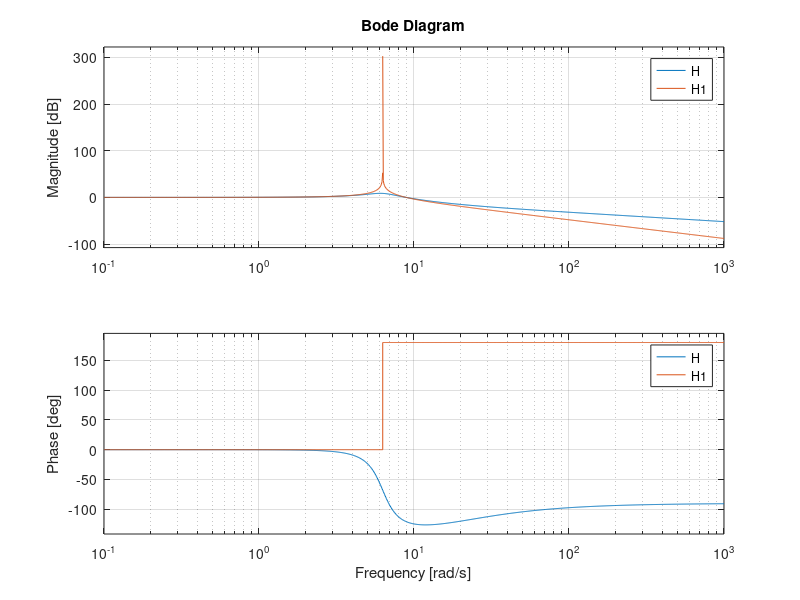
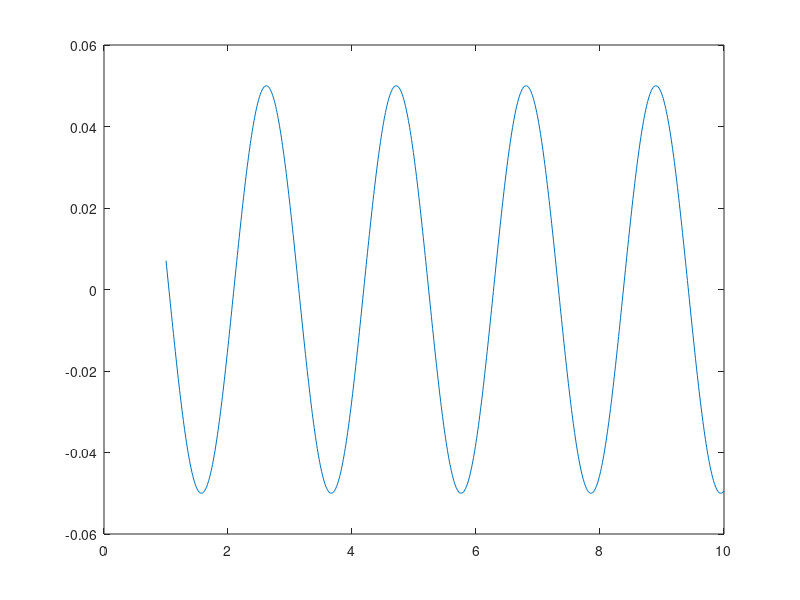
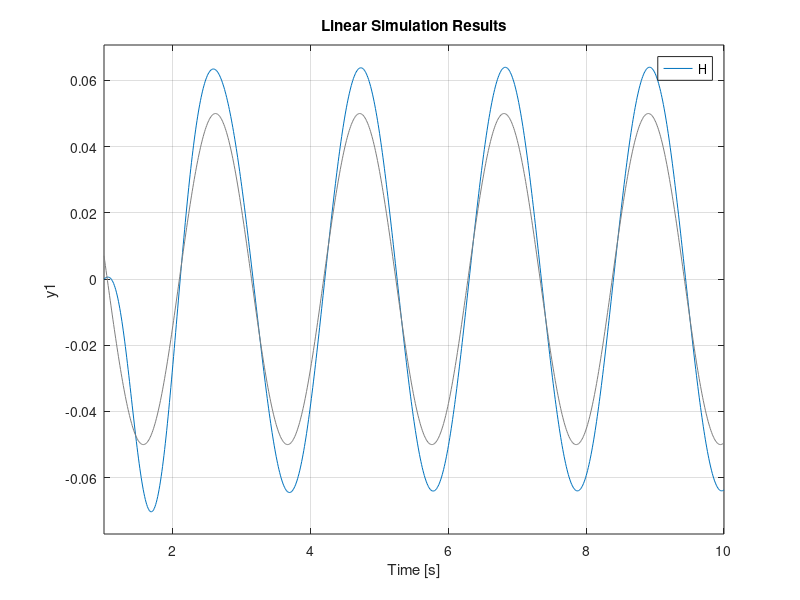
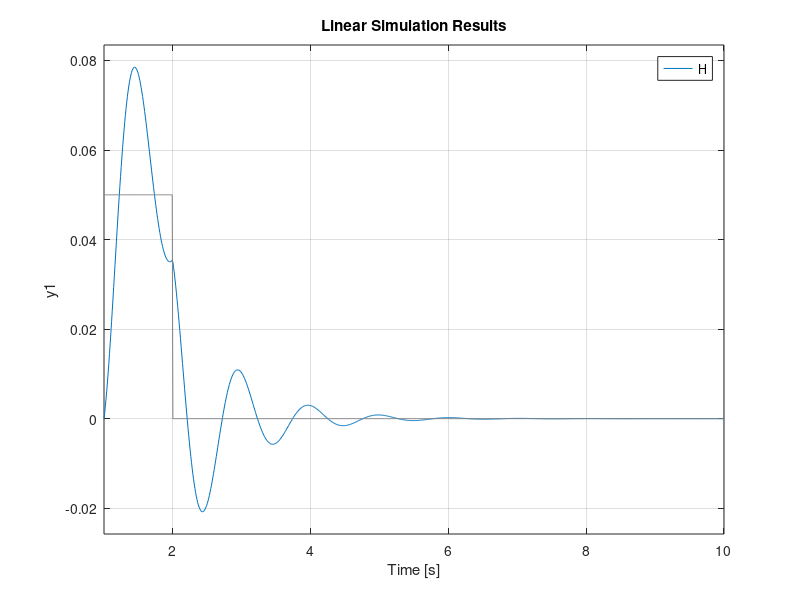

MATLAB code to generate these figures, in order:
%%TASK 1.1
m_p = 0.16; %kg
c_p = 0.4; %Ns/m
k_p = 6.32; %N/m
c_p1 = 0;

w_n = sqrt(k_p/m_p);
zeta= c_p/2*sqrt(k_p*m_p);
zeta1 = c_p1/2*sqrt(k_p*m_p);
%%TASK 1.3
H = tf([0,2*zeta*w_n,w_n^2],[1,2*zeta*w_n,w_n^2]);
H1 = tf([0,2*zeta1*w_n,w_n^2],[1,2*zeta1*w_n,w_n^2]);
% fr= 0:0.01:100;
% [mag,phase,wout] = bode(H1,fr);
bode(H,H1);


%% task 1.3

t = 1:0.01:10;
excitation_sin = 0.05*sin(3*t);

figure()
plot(t,excitation_sin)

figure()
lsim(H,excitation_sin,t) % sine excitation

stepinput = 0.05*ones([1 length(t)]);
for i = 101:length(t)
   stepinput(i) = 0; 
end

figure()
lsim(H,stepinput,t) % impulse excitation


% w = 0:25;
% PSD = (4.028e-7)./((2.88e-4)+(0.68*w.^2)+w.^4);
% Hfreqdomain = freqresp(H,w);
% H = abs(Hfreqdomain(:));
% PSD = H.^2.*PSD;
% 
% semilogy(w,PSD)


%[timeseries, time] = TimeseriesFromPSD(PSD, 10, 10);
%plot(time,timeseries)

% figure()
%lsim(H,PSD,..)

% clear zeta
% 
% c_p = 5;
% zeta= c_p/2*sqrt(k_p*m_p);
